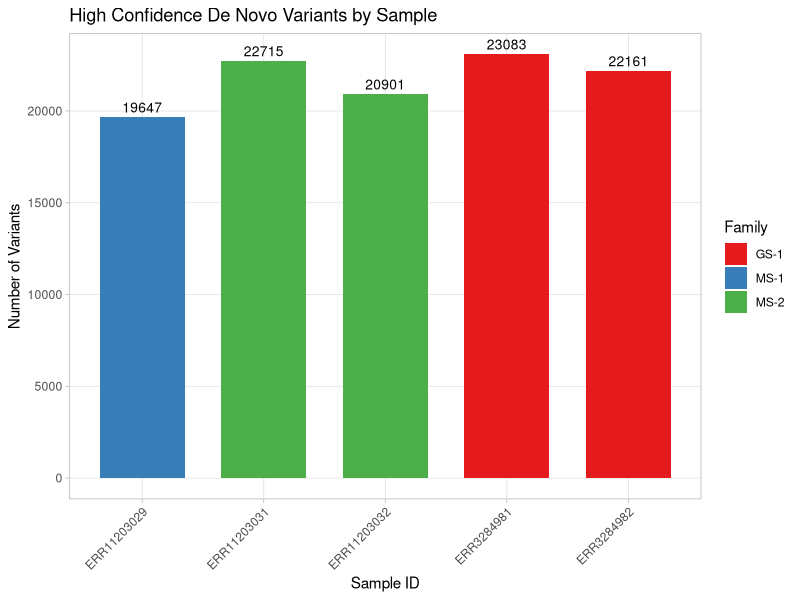
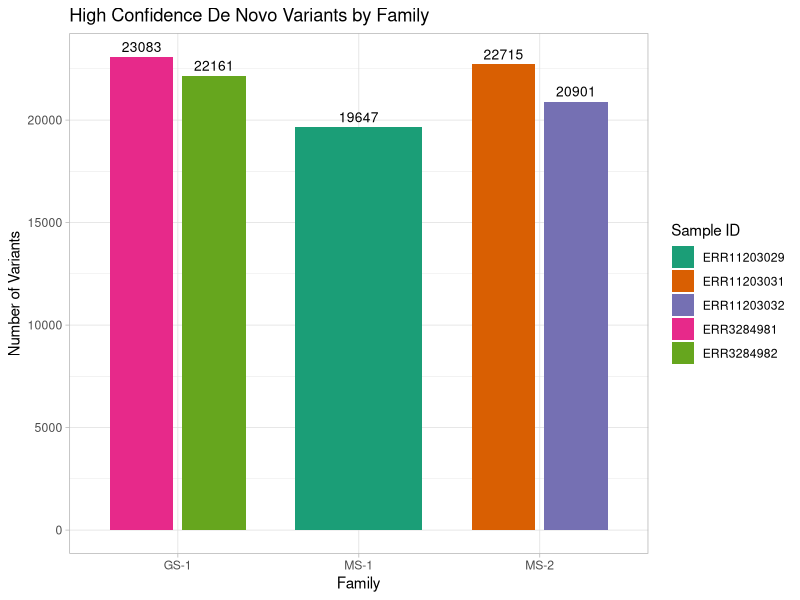

Source code (R) for these figures, in order:
# Step 1: Create a CSV file from the hiConfDeNovo data

# Create data frame with the values from your file
hiconf_data <- data.frame(
  Family = c("GS-1", "GS-1", "MS-2", "MS-2", "MS-1"),
  Sample_ID = c("ERR3284981", "ERR3284982", "ERR11203031", "ERR11203032", "ERR11203029"),
  HiConfDeNovo_Count = c(23083, 22161, 22715, 20901, 19647)
)

# Save as CSV file
write.csv(hiconf_data, "hiconf_denovo_data.csv", row.names = FALSE)
cat("CSV file created: hiconf_denovo_data.csv\n")

# Step 2: Visualize the data

# Load libraries
library(ggplot2)

# Create a bar plot showing variant counts by sample
p1 <- ggplot(hiconf_data, aes(x = Sample_ID, y = HiConfDeNovo_Count, fill = Family)) +
  geom_bar(stat = "identity", width = 0.7) +
  geom_text(aes(label = HiConfDeNovo_Count), vjust = -0.5, size = 3.5) +
  scale_fill_brewer(palette = "Set1") +
  theme_light() +
  theme(
    axis.text.x = element_text(angle = 45, hjust = 1),
    panel.grid.minor = element_blank()
  ) +
  labs(
    title = "High Confidence De Novo Variants by Sample",
    x = "Sample ID",
    y = "Number of Variants"
  )

# Save the plot
ggsave("hiconf_by_sample.png", p1, width = 9, height = 6)
cat("Plot saved: hiconf_by_sample.png\n")

# Create a bar plot grouped by family
p2 <- ggplot(hiconf_data, aes(x = Family, y = HiConfDeNovo_Count, fill = Sample_ID)) +
  geom_bar(stat = "identity", position = position_dodge(0.8), width = 0.7) +
  geom_text(
    aes(label = HiConfDeNovo_Count),
    position = position_dodge(0.8),
    vjust = -0.5,
    size = 3.5
  ) +
  scale_fill_brewer(palette = "Dark2") +
  theme_light() +
  labs(
    title = "High Confidence De Novo Variants by Family",
    x = "Family",
    y = "Number of Variants",
    fill = "Sample ID"
  )

# Save the family plot
ggsave("hiconf_by_family.png", p2, width = 9, height = 6)
cat("Plot saved: hiconf_by_family.png\n")
